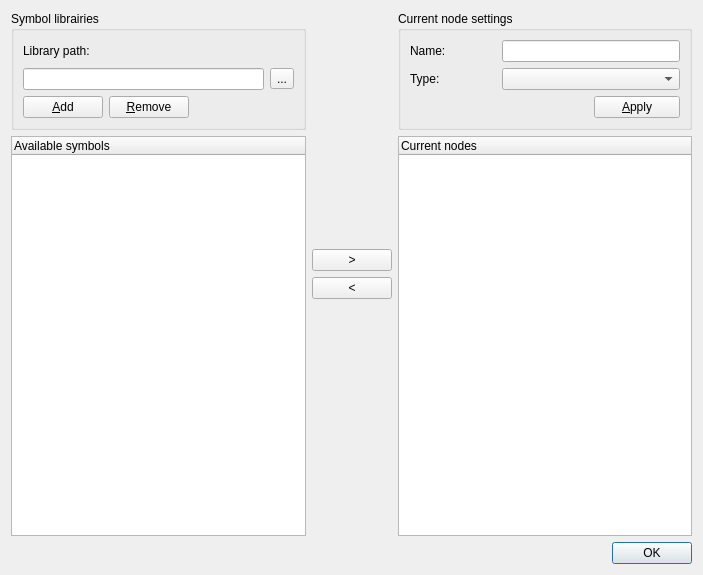
<ui version="4.0" >
 <class>SymbolManager</class>
 <widget class="QDialog" name="SymbolManager" >
  <property name="geometry" >
   <rect>
    <x>0</x>
    <y>0</y>
    <width>703</width>
    <height>575</height>
   </rect>
  </property>
  <property name="windowTitle" >
   <string>Symbol Manager</string>
  </property>
  <property name="windowIcon" >
   <iconset resource="../../../../gns3-artwork/svg_resources.qrc" >:/images/logo_icon.png</iconset>
  </property>
  <layout class="QGridLayout" >
   <item row="0" column="0" >
    <widget class="QGroupBox" name="groupBox_2" >
     <property name="title" >
      <string>Symbol librairies</string>
     </property>
     <layout class="QGridLayout" >
      <item row="0" column="0" colspan="4" >
       <widget class="QLabel" name="label_3" >
        <property name="text" >
         <string>Library path:</string>
        </property>
       </widget>
      </item>
      <item row="1" column="0" colspan="3" >
       <widget class="QLineEdit" name="lineEditLibrary" />
      </item>
      <item row="1" column="3" >
       <widget class="QToolButton" name="toolButtonLibrary" >
        <property name="text" >
         <string>...</string>
        </property>
       </widget>
      </item>
      <item row="2" column="0" >
       <widget class="QPushButton" name="pushButtonAddLibrary" >
        <property name="text" >
         <string>&amp;Add</string>
        </property>
       </widget>
      </item>
      <item row="2" column="1" >
       <widget class="QPushButton" name="pushButtonRemoveLibrary" >
        <property name="text" >
         <string>&amp;Remove</string>
        </property>
       </widget>
      </item>
      <item row="2" column="2" colspan="2" >
       <spacer>
        <property name="orientation" >
         <enum>Qt::Horizontal</enum>
        </property>
        <property name="sizeHint" >
         <size>
          <width>16</width>
          <height>20</height>
         </size>
        </property>
       </spacer>
      </item>
     </layout>
    </widget>
   </item>
   <item rowspan="2" row="0" column="1" >
    <layout class="QVBoxLayout" >
     <item>
      <spacer>
       <property name="orientation" >
        <enum>Qt::Vertical</enum>
       </property>
       <property name="sizeHint" >
        <size>
         <width>75</width>
         <height>161</height>
        </size>
       </property>
      </spacer>
     </item>
     <item>
      <widget class="QPushButton" name="pushButtonAdd" >
       <property name="text" >
        <string>></string>
       </property>
      </widget>
     </item>
     <item>
      <widget class="QPushButton" name="pushButtonRemove" >
       <property name="text" >
        <string>&lt;</string>
       </property>
      </widget>
     </item>
     <item>
      <spacer>
       <property name="orientation" >
        <enum>Qt::Vertical</enum>
       </property>
       <property name="sizeHint" >
        <size>
         <width>75</width>
         <height>133</height>
        </size>
       </property>
      </spacer>
     </item>
    </layout>
   </item>
   <item row="0" column="2" >
    <widget class="QGroupBox" name="groupBox" >
     <property name="title" >
      <string>Current node settings</string>
     </property>
     <layout class="QGridLayout" >
      <item row="0" column="0" >
       <widget class="QLabel" name="label_2" >
        <property name="text" >
         <string>Name:</string>
        </property>
       </widget>
      </item>
      <item row="0" column="1" colspan="2" >
       <widget class="QLineEdit" name="lineEditNodeName" />
      </item>
      <item row="1" column="0" >
       <widget class="QLabel" name="label" >
        <property name="text" >
         <string>Type:</string>
        </property>
       </widget>
      </item>
      <item row="1" column="1" colspan="2" >
       <widget class="QComboBox" name="comboBoxNodeType" />
      </item>
      <item row="2" column="0" colspan="2" >
       <spacer>
        <property name="orientation" >
         <enum>Qt::Horizontal</enum>
        </property>
        <property name="sizeHint" >
         <size>
          <width>141</width>
          <height>20</height>
         </size>
        </property>
       </spacer>
      </item>
      <item row="2" column="2" >
       <widget class="QPushButton" name="pushButtonApply" >
        <property name="text" >
         <string>&amp;Apply</string>
        </property>
       </widget>
      </item>
     </layout>
    </widget>
   </item>
   <item row="1" column="0" >
    <widget class="QTreeWidget" name="treeWidgetSymbols" >
     <property name="selectionMode" >
      <enum>QAbstractItemView::ExtendedSelection</enum>
     </property>
     <property name="iconSize" >
      <size>
       <width>24</width>
       <height>24</height>
      </size>
     </property>
     <column>
      <property name="text" >
       <string>Available symbols</string>
      </property>
     </column>
    </widget>
   </item>
   <item row="1" column="2" >
    <widget class="QTreeWidget" name="treeWidgetNodes" >
     <property name="selectionMode" >
      <enum>QAbstractItemView::ExtendedSelection</enum>
     </property>
     <property name="iconSize" >
      <size>
       <width>24</width>
       <height>24</height>
      </size>
     </property>
     <property name="rootIsDecorated" >
      <bool>false</bool>
     </property>
     <column>
      <property name="text" >
       <string>Current nodes</string>
      </property>
     </column>
    </widget>
   </item>
   <item row="2" column="0" colspan="3" >
    <widget class="QDialogButtonBox" name="buttonBox" >
     <property name="orientation" >
      <enum>Qt::Horizontal</enum>
     </property>
     <property name="standardButtons" >
      <set>QDialogButtonBox::Ok</set>
     </property>
    </widget>
   </item>
  </layout>
 </widget>
 <tabstops>
  <tabstop>treeWidgetSymbols</tabstop>
  <tabstop>pushButtonAdd</tabstop>
  <tabstop>pushButtonRemove</tabstop>
  <tabstop>lineEditNodeName</tabstop>
  <tabstop>comboBoxNodeType</tabstop>
  <tabstop>treeWidgetNodes</tabstop>
  <tabstop>buttonBox</tabstop>
 </tabstops>
 <resources>
  <include location="../../../../gns3-artwork/svg_resources.qrc" />
 </resources>
 <connections>
  <connection>
   <sender>buttonBox</sender>
   <signal>accepted()</signal>
   <receiver>SymbolManager</receiver>
   <slot>accept()</slot>
   <hints>
    <hint type="sourcelabel" >
     <x>248</x>
     <y>254</y>
    </hint>
    <hint type="destinationlabel" >
     <x>157</x>
     <y>274</y>
    </hint>
   </hints>
  </connection>
  <connection>
   <sender>buttonBox</sender>
   <signal>rejected()</signal>
   <receiver>SymbolManager</receiver>
   <slot>reject()</slot>
   <hints>
    <hint type="sourcelabel" >
     <x>316</x>
     <y>260</y>
    </hint>
    <hint type="destinationlabel" >
     <x>286</x>
     <y>274</y>
    </hint>
   </hints>
  </connection>
 </connections>
</ui>
